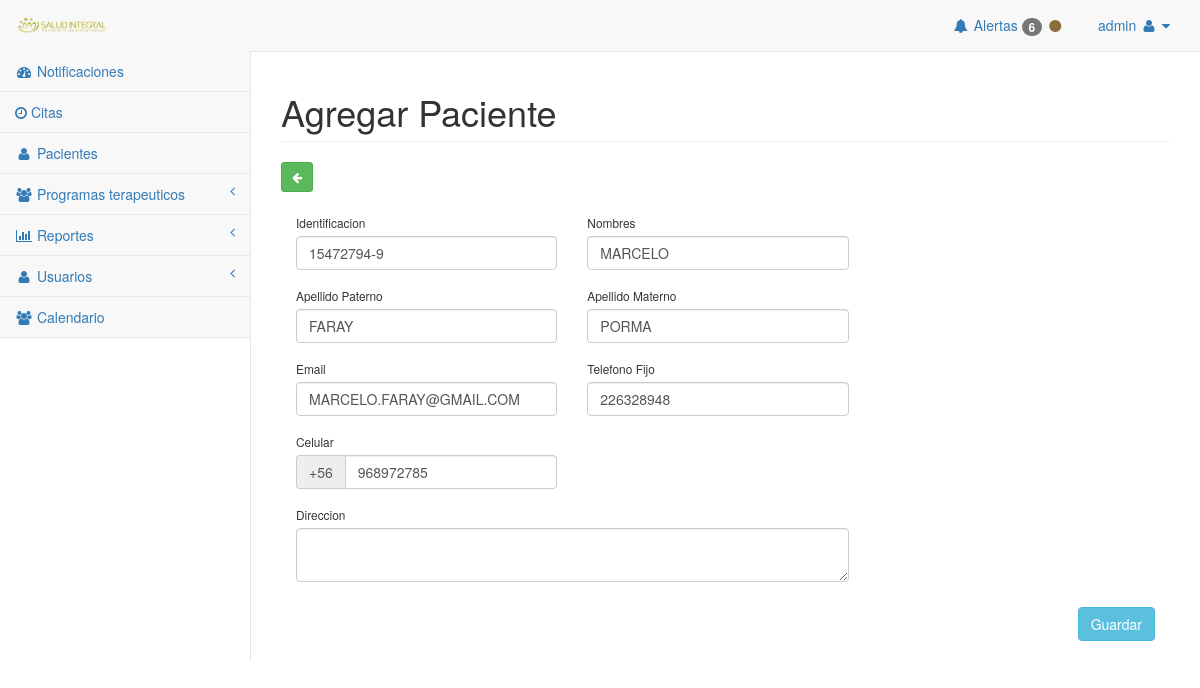
The page /pages/agregar_usuario.php?accion=2&id=5 (signed in) on the database its author committed.
### tables this page shows
CREATE TABLE `paciente` (
  `id_paciente` int(11) NOT NULL,
  `RUT` varchar(15) NOT NULL,
  `nombre` varchar(50) NOT NULL,
  `fijo` varchar(15) NOT NULL,
  `celular` varchar(15) NOT NULL,
  `email` varchar(50) NOT NULL,
  `direccion` varchar(200) NOT NULL,
  `clave` varchar(50) NOT NULL,
  `imagen_id_imagen` int(10) UNSIGNED DEFAULT NULL,
  `apellidop` varchar(50) NOT NULL,
  `apellidom` varchar(45) NOT NULL,
  `ficha_paciente_id_fp` int(11) NOT NULL,
  `estado_paciente` varchar(45) NOT NULL DEFAULT 'activo',
  `historico_id_historico` int(10) UNSIGNED DEFAULT NULL
);

### assets/class/usuario/usuarios_data.php (called while the page is built, shortened)
<?php
	class pacientes{
		public static function obtener_nombre($bd, $id_paciente){
			$consulta = "SELECT nombre FROM paciente WHERE id_paciente = ?";
			try {
				$comando = $bd->prepare($consulta);
				$comando->execute(array($id_paciente));
				$row = $comando->fetch(PDO::FETCH_ASSOC);
				if($row){
					return $row["nombre"];
				}
			} catch (Exception $e) {
				echo $e;
				return false;
			}
		}
		public static function obtener_apellidop($bd, $id_paciente){
			$consulta = "SELECT apellidop FROM paciente WHERE id_paciente = ?";
			try {
				$comando = $bd->prepare($consulta);
				$comando->execute(array($id_paciente));
				$row = $comando->fetch(PDO::FETCH_ASSOC);
				if($row){
					return $row["apellidop"];
				}
			} catch (Exception $e) {
				echo $e;
				return false;
			}
		}
		public static function obtener_apellidom($bd, $id_paciente){
			$consulta = "SELECT apellidom FROM paciente WHERE id_paciente = ?";
			try {
				$comando = $bd->prepare($consulta);
				$comando->execute(array($id_paciente));
				$row = $comando->fetch(PDO::FETCH_ASSOC);
				if($row){
					return $row["apellidom"];
				}
			} catch (Exception $e) {
				echo $e;
				return false;
			}
		}
		public static function obtener_identificacion($bd, $id_paciente){
			$consulta = "SELECT RUT FROM paciente WHERE id_paciente = ?";
			try {
				$comando = $bd->prepare($consulta);
				$comando->execute(array($id_paciente));
				$row = $comando->fetch(PDO::FETCH_ASSOC);
				if($row){
					return $row["RUT"];
				}
			} catch (Exception $e) {
				echo $e;
			}
		}
		public static function obtener_telefono($bd, $id_paciente){
			$consulta = "SELECT fijo FROM paciente WHERE id_paciente = ?";
			try {
				$comando = $bd->prepare($consulta);
				$comando->execute(array($id_paciente));
				$row = $comando->fetch(PDO::FETCH_ASSOC);
				if($row){
					return $row["fijo"];
				}
			} catch (Exception $e) {
				echo $e;
				return false;
			}
		}
		public static function obtener_celular($bd, $id_paciente){
			$consulta = "SELECT celular FROM paciente WHERE id_paciente = ?";
			try {
				$comando = $bd->prepare($consulta);
				$comando->execute(array($id_paciente));
				$row = $comando->fetch(PDO::FETCH_ASSOC);
				if($row){
					return $row["celular"];
				}
			} catch (Exception $e) {
				echo $e;
				return false;
			}
		}
		public static function obtener_email($bd, $id_paciente){
			$consulta = "SELECT email FROM paciente WHERE id_paciente = ?";
			try {
				$comando = $bd->prepare($consulta);
				$comando->execute(array($id_paciente));
				$row = $comando->fetch(PDO::FETCH_ASSOC);
				if($row){
					return $row["email"];
				}
			} catch (Exception $e) {
				echo $e;
				return false;
			}
		}
}

### pages/agregar_usuario.php (the view, shortened to what this page needs)
<?php
require_once("../assets/class/usuario/usuarios_data.php");
$hash_usuario = "";
    if(isset($_SESSION["recuerdame_admin"])){
        $bd = connection::getInstance()->getDb();
    }
    else{
        header("Location:../index.php");
    }
        if(isset($_GET["id"]))
            $hash_usuario = $_GET["id"];
        $link = "pacientes.php";
?>
<!DOCTYPE html>
<html lang="en">
<head>
    <link href="../vendor/bootstrap/css/bootstrap.min.css" rel="stylesheet">
    <link href="../vendor/metisMenu/metisMenu.min.css" rel="stylesheet">
    <link href="../dist/css/sb-admin-2.css" rel="stylesheet">
    <link href="../vendor/morrisjs/morris.css" rel="stylesheet">
    <link href="../vendor/font-awesome/css/font-awesome.min.css" rel="stylesheet" type="text/css">
    <link href="../vendor/datatables-plugins/dataTables.bootstrap.css" rel="stylesheet">
    <link href="../vendor/datatables-responsive/dataTables.responsive.css" rel="stylesheet">
    <link href="../vendor/dropzone/dropzone.css" rel="stylesheet">
    <link href="../dist/css/estilos.css" rel="stylesheet">
     <link href="../dist/css/preloader.css" rel="stylesheet">
</head>
  <body>
    <?php include_once("../assets/includes/menu.php") ?>
        <div id="wrapper">
    <?php include_once("../assets/includes/menu.php") ?>
        <div id="page-wrapper">
            <div class="row">
                <div class="col-lg-12">
                    <h1 class="page-header">Agregar Paciente</h1>
                </div>
                <div class="col-lg-12">
                   <a class="btn btn-sm btn-success shared" href="<?php echo $link ?>" title="Regresar"><i class="fa fa-arrow-left fa-bg"></i></a>
                </div>
            </div>
            <div class="row ">
            <br>
                <div class="col-md-12">
                    <div>
                        <div class="row">
                            <div class="col-sm-12 col-md-8 my-3">
                                <div class="form-row">
                                    <div class="form-group col-6 col-sm-6 col-md-6">
                                        <small><strong><label for="name">Identificacion</label></strong></small>
                                         <input id="doc" type="text" class="form-control" placeholder="Identificacion" value="<?php echo strtoupper(Pacientes::obtener_identificacion($bd,$hash_usuario)) ?>">
                                    </div>
                                    <div class="form-group col-6 col-sm-6 col-md-6">
                                        <small><strong><label for="name">Nombres</label></strong></small>
                                        <input type="text" class="form-control" id="name" placeholder="Nombre" value="<?php  echo strtoupper(Pacientes::obtener_nombre($bd,$hash_usuario)) ?>" autocomplete="off">
                                    </div>
                                    <div class="form-group col-6 col-sm-6 col-md-6">
                                        <small><strong><label for="last_name">Apellido Paterno</label></strong></small>
                                        <input type="text" class="form-control" id="last_name" placeholder="Apellido" value="<?php echo strtoupper(Pacientes::obtener_apellidop($bd,$hash_usuario)) ?>" autocomplete="off">
                                    </div>
                                    <div class="form-group col-6 col-sm-6 col-md-6">
                                        <small><strong><label for="second_name">Apellido Materno</label></strong></small>
                                        <input type="text" class="form-control" id="second_name" placeholder="Apellido" value="<?php echo strtoupper(Pacientes::obtener_apellidom($bd,$hash_usuario)) ?>" autocomplete="off">
                                    </div>
                                </div>
                                <div class="form-row">
                                    <div class="form-group col-6 col-sm-6 col-md-6">
                                        <small><strong><label for="email">Email</label></strong></small>
                                        <input type="text" class="form-control" id="email" placeholder="Email" value="<?php echo strtoupper(Pacientes::obtener_email($bd,$hash_usuario)) ?>" autocomplete="off">
                                    </div>
                                    <div class="form-group col-md-6">
                                        <small><strong><label for="fijo">Telefono Fijo</label></strong></small>
                                        <input type="text" class="form-control" id="fijo" placeholder="Telefono Fijo" value="<?php echo Pacientes::obtener_telefono($bd,$hash_usuario); ?>" autocomplete="off">
                                    </div>
                                    <div class="form-group col-6 col-md-6">
                                        <small><strong><label for="phone">Celular</label></strong></small>
                                        <div class="input-group">
                                            <span class="input-group-addon" id="basic-addon1">+56</span>
                                            <input type="phone" class="form-control" id="phone" placeholder="Celular" value="<?php echo Pacientes::obtener_celular($bd,$hash_usuario); ?>" autocomplete="off">
                                        </div>
                                    </div>
                                    <div class="form-group col-12 col-sm-12 col-md-12">
                                        <small><strong><label for="direccion">Direccion</label></strong></small>
                                        <textarea row="3" class="form-control" id="direccion"><?php echo strtoupper(Pacientes::obtener_direccion($bd,$hash_usuario)) ?></textarea>
                                    </div>
                                </div>
                            </div>
                        </div>
                        <div class="col-md-10 col-sm-10 col-xs-10">
                        </div>
                        <div class="col-md-2 col-sm-2 col-xs-2 py-2 margin-bottom-20 pull-right text-right ">
                            <button type="button" id="btnguardar" class="btn btn-info btn-cons">Guardar</button>
                        </div>
                    </div>
                </div>
            </div>
        </div>
    </div>
  </body>
</html>

### rows shown on the page
paciente: RUT "15472794-9", nombre "MARCELO", apellidop "FARAY", apellidom "PORMA", email "MARCELO.FARAY@GMAIL.COM", fijo "226328948", celular "968972785"

### other values the page prints
$usuario "admin"
